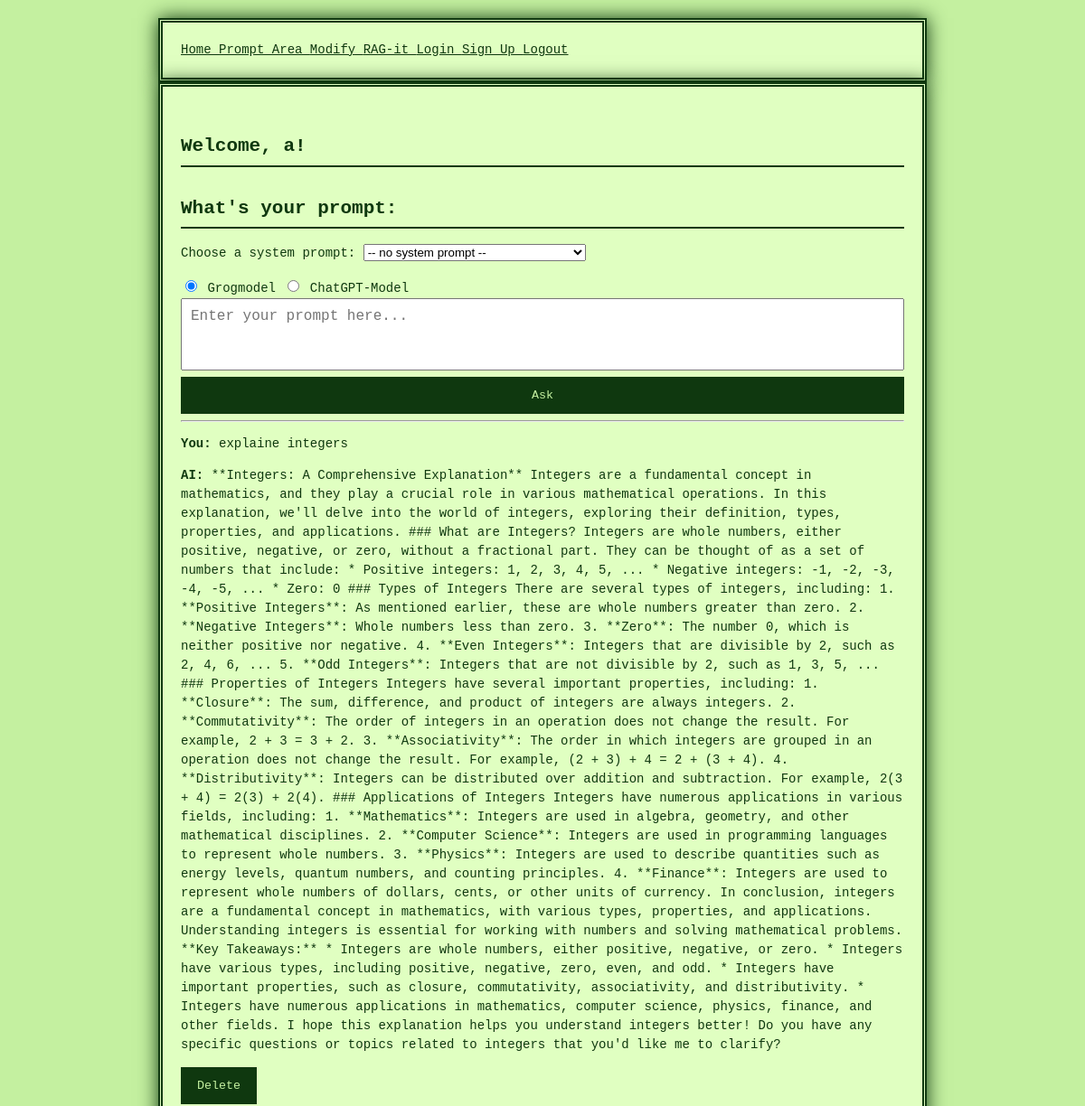
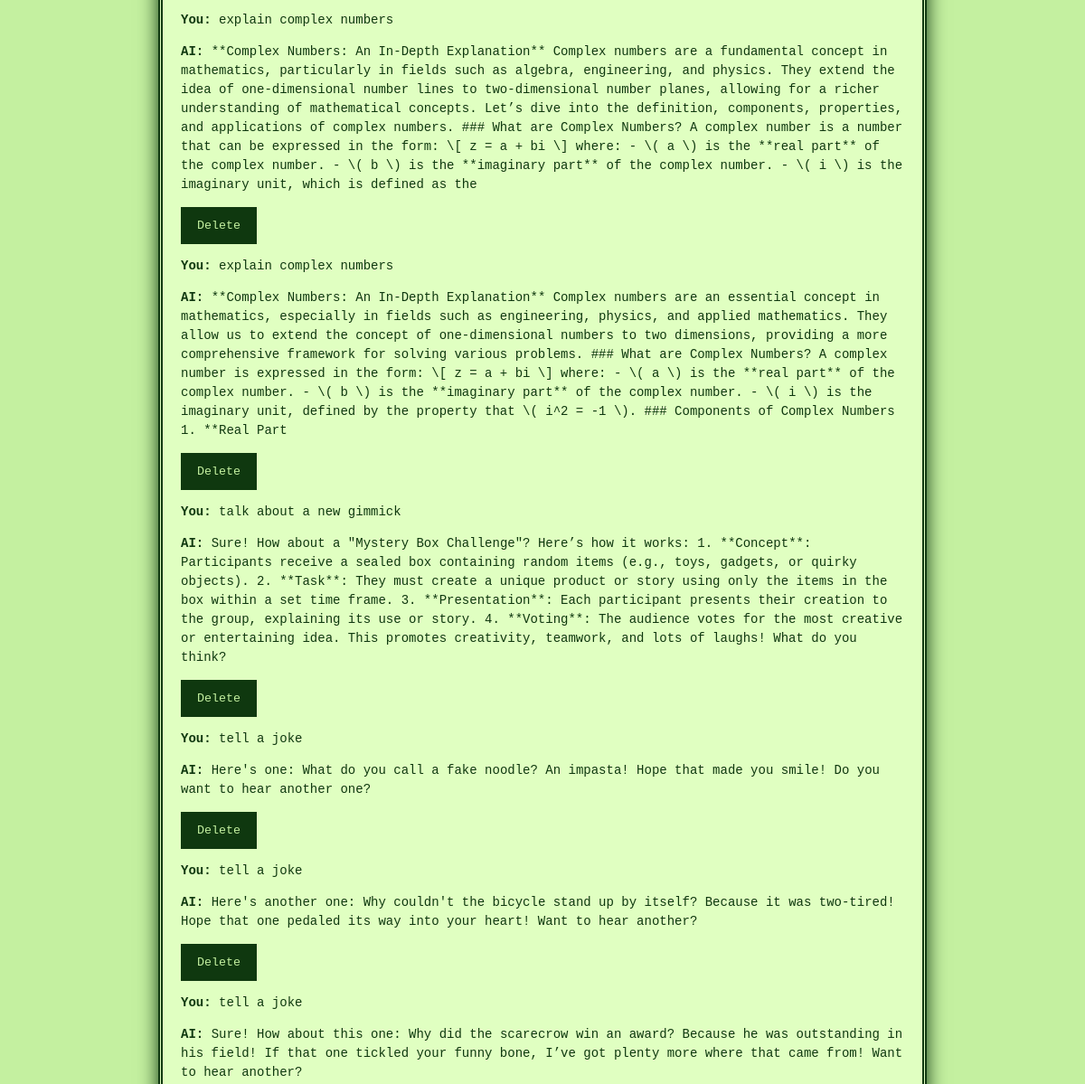
Before: /Prompt-area (signed in, upper part) with the older database file (2 pictures, top to bottom).
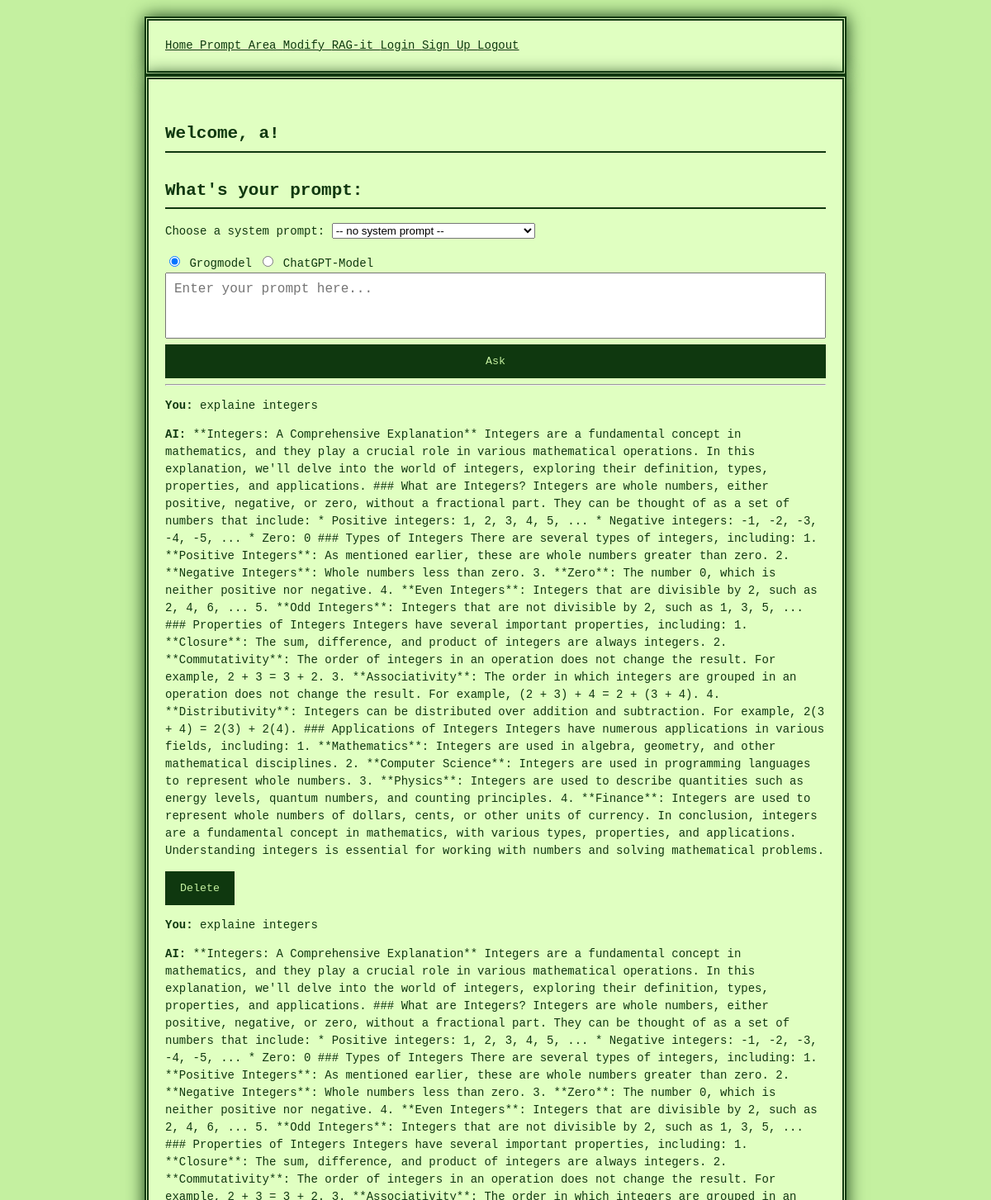
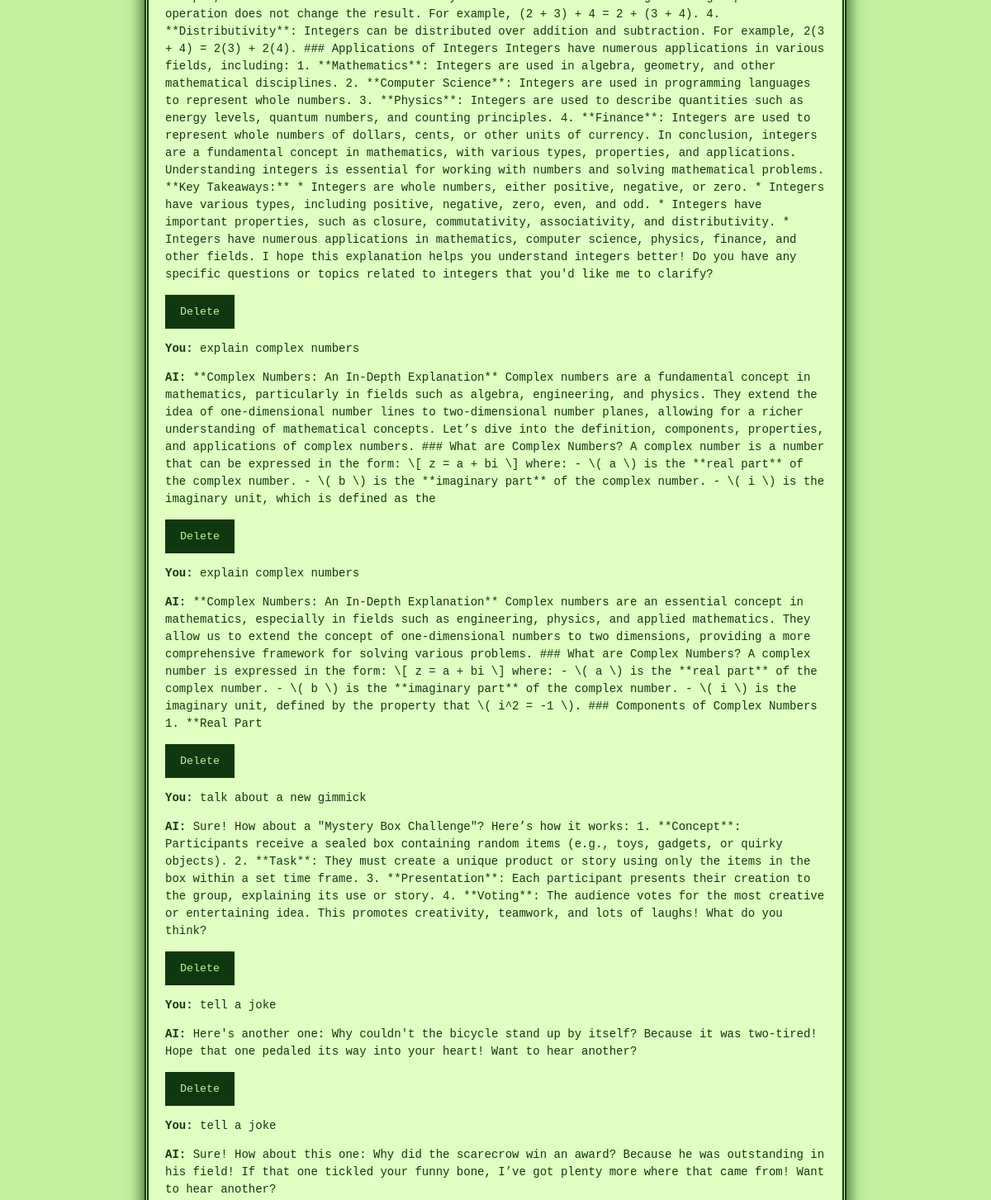
After: the same page with the newer database file (2 pictures, top to bottom).
### project/models.py (models this page shows)
class Chat(db.Model):
    id = db.Column(db.Integer, primary_key = True)
    user_id = db.Column(db.Integer, db.ForeignKey('user.id', ondelete='CASCADE'), nullable=False)
    question = db.Column(db.String, unique=False)
    answer = db.Column(db.String, unique=False, nullable=True)
    model = db.Column(db.String, unique=False, nullable=True)

### project/main.py (the view, shortened to what this page needs)
@main.route('/Prompt-area', methods=["POST", "GET"])
@login_required
def prompt_area():
    user_id = current_user.id
    selected_model = request.args.get("modell", "grog")
    new_prompt = request.args.get("prompt")
    system_prompt_id = request.args.get("system_prompt_id")
    delete_id = request.form.get("delete_chat_id")
    if delete_id:
        chat_to_delete = Chat.query.filter_by(id=delete_id, user_id=user_id).first()
        if chat_to_delete:
            db.session.delete(chat_to_delete)
            db.session.commit()
    system_prompts = SystemPrompt.query.all()
    selected_system_prompt = SystemPrompt.query.get(system_prompt_id) if system_prompt_id else None
    system_msg = None
    temperature = 0.7
    max_tokens = 150
    chat_history = Chat.query.filter_by(user_id=user_id).order_by(Chat.id.desc()).limit(10).all()
    chat_history.reverse()
    return render_template(
        'Prompt-area.html',
        name=current_user.name,
        chat_history=chat_history,
        system_prompts=system_prompts,
        selected_system_prompt_id=system_prompt_id,
        selected_model=selected_model
    )

### project/__init__.py (called while the page is built)
def create_app():
    app = Flask(__name__)
    app.config['SECRET_KEY'] = 'secret_key_goes_here' #was soll das?
    app.config['SQLALCHEMY_DATABASE_URI'] = 'sqlite:///db.sqlite'
    db.init_app(app)
    login_manager = LoginManager()
    login_manager.login_view = 'auth.login'
    login_manager.init_app(app)
    from .models import User
    @login_manager.user_loader
    def load_user(user_id):
        return User.query.get(int(user_id))
    from .auth import auth as auth_blueprint
    app.register_blueprint(auth_blueprint)
    from .main import main as main_blueprint
    app.register_blueprint(main_blueprint)
    return app

### project/templates/Prompt-area.html (shortened to what this page needs)
{% extends "base.html" %}
{% block content %}
<h1 class="title">
  Welcome, {{ name }}!
</h1>
<h2>What's your prompt:</h2>
<form method="POST" action="{{ url_for('main.prompt_area') }}">
  <div>
    <label for="system_prompt_id">Choose a system prompt:</label>
    <select name="system_prompt_id" id="system_prompt_id">
      <option value="">-- no system prompt --</option>
    </select>
  </div>
  <div style="margin-top: 1rem;">
    <label>
      <input type="radio" name="modell" value="grog" {% if selected_model == 'grog' %}checked{% endif %}>
      Grogmodel
    </label>
    <label>
      <input type="radio" name="modell" value="chatgpt" {% if selected_model == 'chatgpt' %}checked{% endif %}>
      ChatGPT-Model
    </label>
  </div>
  <div class="textfeld-container">
    <textarea id="autofeld" name="prompt" placeholder="Enter your prompt here..."></textarea>
    <input class="textfeld-container" type="submit" value="Ask">
  </div>
</form>
<hr>
{% for chat in chat_history %}
  <div class="chat-entry">
    <p><strong>You:</strong> {{ chat.question }}</p>
    <p><strong>AI:</strong> {{ chat.answer }}</p>
    <form method="POST" style="display:inline;">
      <button type="submit" onclick="return confirm('Delete this message?')">Delete</button>
    </form>
  </div>
{% endfor %}
{% endblock %}

### project/templates/base.html (shortened to what this page needs)
<!DOCTYPE html>
<html>
<head>
    <link rel="stylesheet" href="{{ url_for('static', filename='styles.css') }}">
</head>
<body>
    <section class="hero is-primary is-fullheight">
        <div class="hero-head">
            <nav class="navbar">
                <div class="container">
                    <div id="navbarMenuHeroA" class="navbar-menu">
                        <div class="navbar-end">
                            <a href="{{ url_for('main.index') }}" class="navbar-item">
                                Home
                            </a>
                            <a href="{{ url_for('main.prompt_area') }}" class="navbar-item">
                                Prompt Area
                            </a>
                            <a href="{{ url_for('main.modifier') }}" class="navbar-item">
                                Modify
                            </a>
                            <a href="{{ url_for('main.pimp_it') }}" class="navbar-item">
                                RAG-it
                            </a>
                            <a href="{{ url_for('auth.login') }}" class="navbar-item">
                                Login
                            </a>
                            <a href="{{ url_for('auth.signup') }}" class="navbar-item">
                                Sign Up
                            </a>
                            <a href="{{ url_for('auth.logout') }}" class="navbar-item">
                                Logout
                            </a>
                        </div>
                    </div>
                </div>
            </nav>
        </div>
        <div class="hero-body">
            <div class="container has-text-centered">
               {% block content %}
               {% endblock %}
            </div>
        </div>
    </section>
</body>
</html>

### project/static/styles.css (style rules this page uses)
body { background-color: #c4f0a0; color: #0f380f; font-family: 'Press Start 2P', monospace; font-size: 14px; line-height: 1.5; margin: 0; padding: 20px; image-rendering: pixelated; }
h1, h2, h3, h4, h5, h6 { border-bottom: 2px solid #0f380f; padding-bottom: 5px; margin-top: 30px; }
a { color: #0f380f; text-decoration: underline; }
button, input[type="submit"] { background-color: #0f380f; color: #c4f0a0; border: 3px solid #0f380f; padding: 10px 15px; font-family: 'Press Start 2P', monospace; cursor: pointer; }
.container { max-width: 800px; margin: auto; background-color: #e0ffc1; padding: 20px; border: 5px double #0f380f; box-shadow: 0 0 20px #0f380f; }
.textfeld-container { width: 100%; }
textarea { width: 100%; min-height: 80px; resize: none; overflow: hidden; font-family: monospace; font-size: 16px; padding: 10px; box-sizing: border-box; }

Changed rows visible on the page:
removed Chat: question "tell a joke", answer "Here's one: What do you call a fake noodle? An impasta! Hope that made you smile! Do you want to hear another one?"
now on this page (row unchanged): Chat: question "explaine integers", answer "**Integers: A Comprehensive Explanation** Integers are a fundamental concept in mathematics, and they play a crucial role in various mathematical operations. In this explanation, we'll delve into the world of integers, exploring their definition, types, properties, and applications. ### What are Integers? Integers are whole numbers, either positive, negative, or zero, without a fractional part. They can be thought of as a set of numbers that include: * Positive integers: 1, 2, 3, 4, 5, ... * Negative integers: -1, -2, -3, -4, -5, ... * Zero: 0 ### Types of Integers There are several types of integers, including: 1. **Positive Integers**: As mentioned earlier, these are whole numbers greater…"
